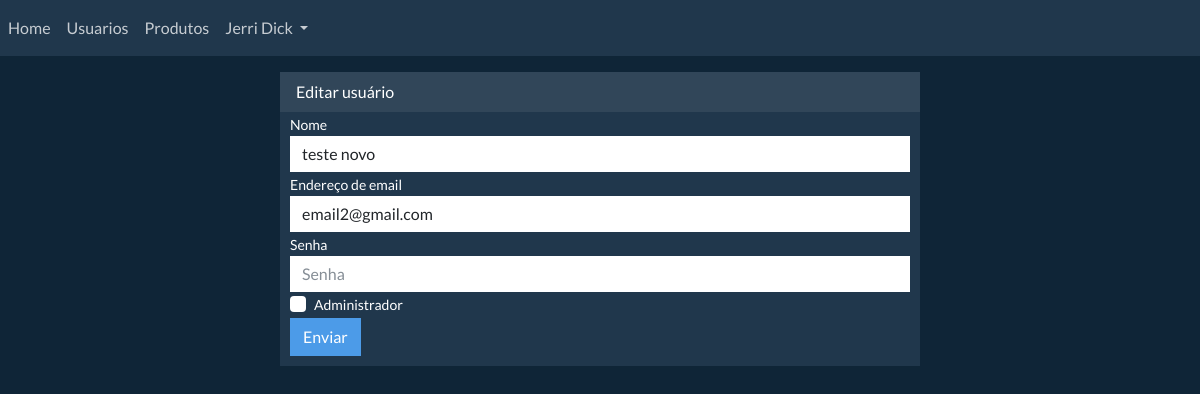
/usuario/edita/4 (signed in), run on the app's committed database.
### tables this page shows
CREATE TABLE `usuarios`  (
  `id` int(10) UNSIGNED NOT NULL AUTO_INCREMENT,
  `created` timestamp(0) NULL DEFAULT current_timestamp,
  `updated` timestamp(0) NULL DEFAULT current_timestamp ON UPDATE CURRENT_TIMESTAMP,
  `nome` varchar(100) NULL DEFAULT '',
  `email` varchar(255) NULL DEFAULT '',
  `admin` bit(1) NULL DEFAULT b'0',
  `passwd` varchar(100) NULL DEFAULT '',
  PRIMARY KEY (`id`) USING BTREE
);

### app/core/Views.php (called while the page is built, shortened)
<?php
class Views
{
	public static function Carrega(string $view, $params = [], $PageTitle = '')
	{
		$ViewStr = explode('.', $view);
		$ArqLayout = array_shift($ViewStr);
		$ArqLayout = NormalizePath(BASEDIR.'app/view/layout/'.$ArqLayout.'.php');
		require BASEDIR.'/app/views.globals.php';
		require $ArqLayout;
		die();
	}
}

### app/controller/Usuarios.php (called while the page is built, shortened)
<?php
class Usuarios
{
	public function Edita(int $codusuario = 0)
	{
		Usuario::RequerLogin();
		$Usuario = (new Usuario($codusuario))->Dados();
		Views::Carrega('main.usuarios.novo', [
			'titulo' 		=> 'Editar usuário',
			'Usuario' 		=> $Usuario,
			'FormAction' 	=> '/usuario/edita/'.$Usuario->id
		]);
	}
}

### app/core/Controllers.php (called while the page is built, shortened)
<?php
class Controllers
{
	private static function ExtraiElementosController($ControllerString)
	{
		if(strpos($ControllerString, '@') > 0)
		{
			$ControllerString = explode('@', $ControllerString);
			return (object)[
				'Controller'		=> 'app\\controller\\'.$ControllerString[0],
				'Method'				=> $ControllerString[1]
			];
		}
		return false;
	}
	public static function ExecutaController($controller, array $PathParams = [])
	{
		$ControllerElements = self::ExtraiElementosController($controller);
		call_user_func_array([
			new $ControllerElements->Controller,
			$ControllerElements->Method
		], array_values($PathParams));
	}
}

### app/routes.php (called while the page is built, shortened)
<?php
Routes::get('/usuario/edita/{id}', 'Usuarios@Edita');

### public/index.php (called while the page is built, shortened)
<?php
require(BASEDIR.'app/routes.php');

### app/core/Session.php (called while the page is built, shortened)
<?php
class Session
{
	public static function Get($key)
	{
		return $_SESSION[$key] ?? null;
	}
}

### app/core/Db.php (called while the page is built, shortened)
<?php
class Db {
	protected $stmt;
	private $Options = 	[
									'errormode'			=> 'silent',
									'errorlogmode'		=> 'errorlog',
									'errorlogfile'		=> '',
									'logqueryerrors'	=> true,
									'logslowquery'		=> false,
									'querymaxtime'		=> 1000,
									'alowedmysqlfunctions' => ['UPPER', 'COUNT','LEAST','GREATEST','DATE','HEX','UNHEX'],
									'alowedexpressions'		=> ['ISNULL']
								];
	function __construct($Host,$DbName,$Username,$Passwd, $Opt = [], $Driver = 'mysql'){
		if(!empty($Host) && !empty($DbName) && !empty($Username))
		{
			$this->Connect($Host,$DbName,$Username,$Passwd, $Opt, $Driver);
		}
		else
			die('Precisa ser especificado Host, dbName e User');
	}
	protected function Connect($Host,$DbName,$Username,$Passwd, $Opt = [], $Driver = 'mysql')
	{
		try
		{
			$this->Connection = new PDO("$Driver:host=$Host;dbname=$DbName", $Username, $Passwd);
		}
		catch (PDOException $e)
		{
			echo $e->getMessage();
			$this->LogError($e->getMessage());
		}
		$this->Connection->query("SET NAMES 'utf8'");
	}
	private function SetErrorMode()
	{
		$ErrorModeList = [
									'silent' 	=> PDO::ERRMODE_SILENT,
									'exception' => PDO::ERRMODE_EXCEPTION
								];
		$this->Connection->setAttribute(PDO::ATTR_ERRMODE, $ErrorModeList[$this->Options['errormode']] ?? $ErrorModeList['silent']);
	}
	private function BindValues($Params)
	{
		foreach($Params as $key => $value)
		{
			$this->stmt->bindValue($key+1, $value);
		}
	}
	private function PrepareQuery($strQuery, $Params)
	{
		$this->stmt = $this->Connection->prepare($strQuery);
		$this->BindValues($Params);
	}
	private function InitializeQuery()
	{
		$this->Rows = 0;
	}
	private function VerificaFuncoesMysql(&$strQuery, &$Params)
	{
		foreach($Params as $Key => $Param)
		{
			$filteredItems = array_filter($this->Options['alowedmysqlfunctions'], function($elem) use($Param){
				return strpos($Param, $elem) !== false;
		 	});
		  continue;
			$PosS = array_search($Param.'(', $this->Options['alowedmysqlfunctions']);
			var_dump([$Param, $PosS]);
		}
		return true;
	}
	public function PrepareAndExecuteQuery($strQuery, $Params)
	{
		$InitialTime = microtime(true);
		$this->VerificaFuncoesMysql($strQuery, $Params);
		$this->PrepareQuery($strQuery, $Params);
		$Res = $this->stmt->execute();
		$this->Rows = $this->stmt->rowCount();
		return $Res;
	}
	public function Fetch($AsArray = false)
	{
		return $this->stmt->fetch($AsArray ? PDO::FETCH_ASSOC : PDO::FETCH_OBJ);
	}
	public function SelectSql($strQuery, $ReturnType = 0, $Params = false, $DumpSql = false)
	{
		$ReturnType = $ReturnType === true ? 1 : $ReturnType;
		if(!empty($Params))
		{
			foreach($Params as $key => $value)
			{
				$Params[$key] = $value;
			}
		}
		$Response = $this->PrepareAndExecuteQuery($strQuery, $Params);
		switch($ReturnType)
		{
			case 1	: 	$this->Rows = $this->Rows > 0 ? 1 : 0;
							$Response = $this->Fetch();
							break;
		}
		return $Response;
	}
};

### app/model/Usuario.php (called while the page is built, shortened)
<?php
class Usuario extends Models
{
	protected $DefaultData = [
		'id'			=> null,
		'nome'		=> '',
		'email'		=> '',
		'passwd'		=> '',
		'admin'		=> false
	];
	private $UserData;
	public function __construct(int $codusuario = 0)
	{
		parent::__construct();
		$this->UserData 		= new \stdClass();
		$this->DefaultData 	= (object) $this->DefaultData;
		if($codusuario > 0)
		{
			$this->Busca($codusuario);
		}
	}
	public function Dados()
	{
		return !empty((array)$this->UserData)
					? $this->UserData
					: $this->DefaultData;
	}
	public static function Logado()
	{
		if(!Session::Get('userdata')) return false;
		else
		{
			$User = (new Usuario(Session::Get('userdata')->id));
		}
		return true;
	}
	public static function RequerLogin(bool $SomenteAdmin = true)
	{
		if(!self::Logado())
		{
			Request::Direciona('/login');
		}
		elseif($SomenteAdmin)
		{
			if(!Session::Get('userdata')->admin)
			{
				Request::Direciona('/');
			}
		}
	}
	public function Busca($busca, $params = [], $compare = 'OR')
	{
		if(is_array($busca))
		{
			$Params = [];
			$Where = [];
			foreach ($busca as $KeyBusca => $ValueBusca)
			{
				$Where[] = $KeyBusca.' = ?';
				$Params[] = $ValueBusca;
			}
			$Where = implode(' '.$compare.' ', $Where);
		}
		elseif(Base::Numeric($busca))
		{
			$Where  = 'id = ?';
			$Params = [$busca];
		}
		elseif(empty($busca) || empty($params))
		{
			Mensagens::Erro('Parâmetros de busca de usuário inválida');
		}
		$Usuario = $this->DB->SelectSql('SELECT * FROM '.self::TABLE.' WHERE '.$Where, 1, $Params);
		$Usuario = $this->PreencheDados((array)$Usuario);
		$this->UserData = $Usuario;
		return $Usuario;
	}
}

### app/core/Models.php (called while the page is built, shortened)
<?php
class Models
{
	protected function __construct()
	{
		$this->DB = new Db(DB_HOST,DB_NAME,DB_USER,DB_PASS);
	}
	protected function PreencheDados(array $Dados)
	{
		$DadosRetorno = [];
		foreach($this->DefaultData as $Coluna => $Valor)
		{
			$DadosRetorno[$Coluna] = $Dados[$Coluna] ?? $Valor;
		}
		return (object) $DadosRetorno;
	}
}

### app/views.globals.php (called while the page is built, shortened)
<?php
$UsuarioLogado = (new Usuario(Session::Get('userdata')->id??0))->Dados();

### app/core/Base.php (called while the page is built, shortened)
<?php
class Base
{
	public static function Numeric($val)
	{
		return is_numeric($val);
	}
}

### app/view/usuarios/novo.php (the view)
<div class="card container-page text-white bg-dark mx-auto" style="max-width: 40rem;">
	<div class="card-header" style="border:none"><?= $titulo ?></div>
	<div class="card-text" style="padding:0 10px 10px">
		<form action="<?=$FormAction;?>" method="POST">
			<div class="form-group">
				<label for="nome">Nome</label>
				<input type="text" class="form-control" name="nome" id="nome" placeholder="Nome completo" value="<?=$Usuario->nome??'';?>">
		</div>
		<div class="form-group">
				<label for="email">Endereço de email</label>
				<input type="email" class="form-control" name="email" id="email" aria-describedby="emailHelp" placeholder="Email" value="<?=$Usuario->email??'';?>">
		</div>
		<div class="form-group">
				<label for="passwd">Senha</label>
				<input type="password" class="form-control" name="passwd" id="passwd" placeholder="Senha">
		</div><?php if($UsuarioLogado->admin??true): ?>
		<div class="form-group form-check">
				<input type="checkbox" class="form-check-input" <?=($Usuario->admin??false)?'checked="checked"':'';?> name="admin" id="exampleCheck1">
				<label class="form-check-label" for="exampleCheck1">Administrador</label>
		</div><?php endif; ?>
		<button type="submit" class="btn btn-primary">Enviar</button>
		</form>
	</div>
</div>

### app/view/layout/navbar-guest.php (shortened to what this page needs)
<nav class="navbar navbar-expand-lg navbar-dark bg-dark mb-3">
	<div class="collapse navbar-collapse" id="navbarNavDropdown">
		<ul class="navbar-nav">
			<li class="nav-item active">
			<a class="nav-link" href="/">Home</a>
			</li>
			<?php if($UsuarioLogado->admin): ?>
			<li class="nav-item">
				<a class="nav-link" href="/usuarios">Usuarios</a>
			</li>
			<li class="nav-item">
				<a class="nav-link" href="/produtos">Produtos</a>
			</li><?php endif; ?>
			<?php if(!empty($UsuarioLogado->id)):?>
			<li class="nav-item dropdown">
				<a class="nav-link dropdown-toggle" href="#" id="navbarDropdownMenuLink" role="button" data-toggle="dropdown" aria-haspopup="true" aria-expanded="false">
					<?=$UsuarioLogado->nome;?>
				</a>
			</li>
			<?php else: ?>
			<li class="nav-item active">
				<a class="nav-link" href="/login">Login</a>
			</li><?php endif; ?>
		</ul>
	</div>
</nav>

### public/css/style.css (style rules this page uses)
.container-page { margin-top: 1rem; border-width: 0; }

### data on the page
usuarios: nome "Jerri Dick"
usuarios: nome "teste novo", email "email2@gmail.com"

### other printed values
$titulo "Editar usuário"
